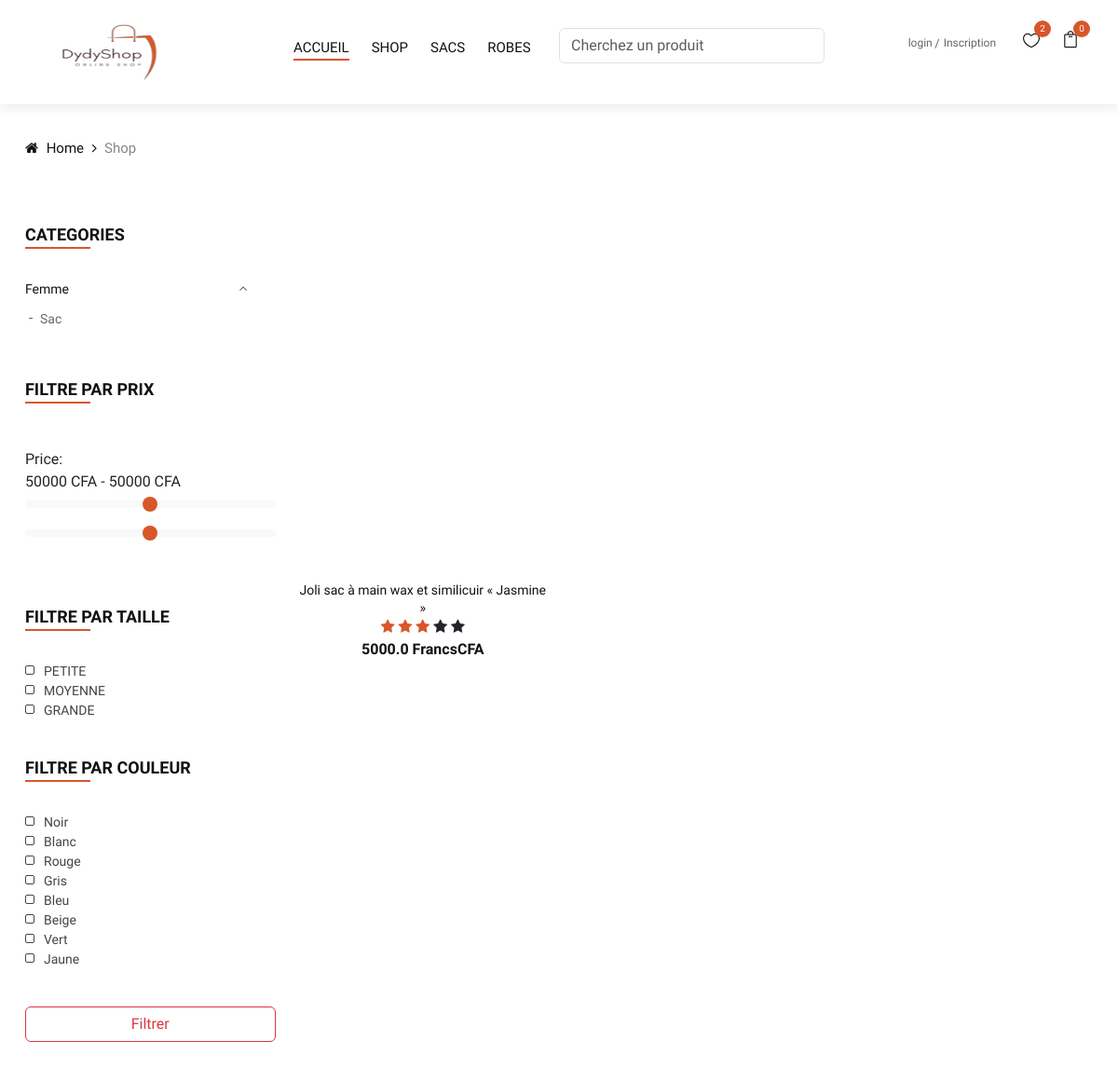
The page /Shop on the database its author committed.
### api/models/model.py (models this page shows, shortened)
class Category(db.Model):
    __tablename__ = "categories"
    id = db.Column(db.Integer, primary_key=True)
    name = db.Column(db.String(200), nullable=False)
    subcategories = db.relationship("SubCategory", backref="category")
    date_created = db.Column(db.DateTime, default=datetime.utcnow)

class SubCategory(db.Model):
    __tablename__ = "sub_categories"
    id = db.Column(db.Integer, primary_key=True)
    name = db.Column(db.String(200), nullable=False)
    category_id = db.Column(db.Integer, db.ForeignKey("categories.id"))
    date_created = db.Column(db.DateTime, default=datetime.utcnow)

class Item(db.Model):
    __tablename__ = "items"
    id = db.Column(db.Integer, primary_key=True)
    title = db.Column(db.String(200), nullable=False)
    description = db.Column(db.Text)
    prix = db.Column(db.Float, nullable=True)
    img_url = db.Column(db.String(255), nullable=True)
    img_title = db.Column(db.String(100), nullable=True)
    date_pub = db.Column(db.DateTime, default=datetime.utcnow)
    published = db.Column(db.Boolean, default=True)
    deleted = db.Column(db.Boolean, default=False)
    nbre_vues = db.Column(db.Integer, default=0)
    favorites = db.relationship("Favorite", backref="item", lazy="dynamic")
    user_id = db.Column(db.Integer, db.ForeignKey("users.id"), nullable=False)
    quantity = db.Column(db.Integer, default=0)
    images = db.relationship("Image", backref="item", lazy=True)
    category_id = db.Column(db.Integer, db.ForeignKey("categories.id"))
    subcategory_id = db.Column(db.Integer, db.ForeignKey("sub_categories.id"))
    color1 = db.Column(db.String(100), nullable=True)
    color2 = db.Column(db.String(100), nullable=True)
    color3 = db.Column(db.String(100), nullable=True)
    size1 = db.Column(db.String(100), nullable=True)
    size2 = db.Column(db.String(100), nullable=True)
    size3 = db.Column(db.String(100), nullable=True)

### api/front.py (the view)
@app.route("/Shop")
def Shop():
    items = getAllAnnoncePublier()
    categories = Category.query.all()
    sous_categories_femmes = SubCategory.query.filter_by(category_id=1).all()
    sous_categories_hommes = SubCategory.query.filter_by(category_id=2).all()
    count = len(items)
    page = request.args.get(get_page_parameter(), type=int, default=1)
    NbreElementParPage = 10
    offset = (page - 1) * NbreElementParPage
    pagination = Pagination(page=page, per_page=NbreElementParPage, total=count)
    items = items[offset : offset + NbreElementParPage]
    return render_template(
        "/pages/shop.html",
        items=items,
        categories=categories,
        icons=icons,
        count=count,
        pagination=pagination,
        sous_categories_femmes=sous_categories_femmes,
        sous_categories_hommes=sous_categories_hommes,
    )

### api/back.py (called while the page is built)
@app.before_request
def check_for_maintenance():
    if maintenance_mode and request.endpoint not in ["maintenance"]:
        return redirect(url_for("maintenance"))
    elif maintenance_mode and request.endpoint == "maintenance":
        return None
    else:
        return None

### api/models/model.py (called while the page is built)
def getAllAnnoncePublier():
    return (
        Item.query.filter(Item.published == True, Item.deleted == False)
        .order_by(desc(Item.date_pub))
        .all()
    )

### api/templates/pages/shop.html (shortened to what this page needs)
{% extends './layout/baseEldy.html' %}
{% block content %}
  <div class="breadcrumb-option">
    <div class="container">
      <div class="row">
        <div class="col-lg-12">
          <div class="breadcrumb__links">
            <a href="./index.html"><i class="fa fa-home"></i> Home</a>
            <span>Shop</span>
          </div>
        </div>
      </div>
    </div>
  </div>
  <section class="shop spad">
    <div class="container">
      <div class="row">
        <div class="col-lg-3 col-md-3">
          <div class="shop__sidebar">
            <div class="sidebar__categories">
              <div class="section-title">
                <h4>Categories</h4>
              </div>
              <div class="categories__accordion">
                <div class="accordion" id="accordionExample">
                  {% for category in categories %}
                    <div class="card">
                      <div class="card-heading active">
                        <a data-toggle="collapse" data-target="#collapse{{ category.id }}">{{ category.name }}</a>
                      </div>
                      <div id="collapse{{ category.id }}" class="collapse show" data-parent="#accordionExample">
                        <div class="card-body">
                          <ul class="list-unstyled">
                            {% for subcategory in category.subcategories %}
                              <li>
                                <a href="{{ url_for('display_Shop', category = category.id, subcategory = subcategory.id) }}" class="text-decoration-none">{{ subcategory.name }}</a>
                              </li>
                            {% endfor %}
                          </ul>
                        </div>
                      </div>
                    </div>
                  {% endfor %}
                </div>
              </div>
            </div>
            <form method="GET" action="{{ url_for('display_Shop') }}">
              <div class="sidebar__filter">
                <div class="section-title">
                  <h4>Filtre Par Prix</h4>
                </div>
                <div>
                  Price:<div class="slider-values">
                    <span id="min-value"></span> CFA - <span id="max-value"></span> CFA
                  </div>
                  <input type="range" id="minamount" class="form-range" min="0" max="100000" step="500" name="min_price" />
                  <input type="range" id="maxamount" class="form-range" min="0" max="100000" step="500" name="max_price" />
                </div>
              </div>
              <div class="sidebar__sizes">
                <div class="section-title">
                  <h4>Filtre Par taille</h4>
                </div>
                <div class="size__list">
                  <label for="xxs">
                    Petite<input type="checkbox" id="xxs" name="size" />
                    <span class="checkmark"></span>
                  </label>
                  <label for="xs">
                    Moyenne<input type="checkbox" id="xs" name="size" />
                    <span class="checkmark"></span>
                  </label>
                  <label for="xss">
                    Grande<input type="checkbox" id="xss" name="size" />
                    <span class="checkmark"></span>
                  </label>
                </div>
              </div>
              <div class="sidebar__color">
                <div class="section-title">
                  <h4>Filtre par Couleur</h4>
                </div>
                <div class="size__list color__list">
                  <label for="black">
                    Noir<input type="checkbox" id="black" value="black" name="color" />
                    <span class="checkmark"></span>
                  </label>
                  <label for="whites">
                    Blanc<input type="checkbox" id="whites" value="white" name="color" />
                    <span class="checkmark"></span>
                  </label>
                  <label for="reds">
                    Rouge<input type="checkbox" id="reds" value="red" name="color" />
                    <span class="checkmark"></span>
                  </label>
                  <label for="greys">
                    Gris<input type="checkbox" id="greys" value="yellows" name="color" />
                    <span class="checkmark"></span>
                  </label>
                  <label for="blues">
                    Bleu<input type="checkbox" id="blues" value="blue" name="color" />
                    <span class="checkmark"></span>
                  </label>
                  <label for="beige">
                    Beige<input type="checkbox" id="beige" value="beige" name="color" />
                    <span class="checkmark"></span>
                  </label>
                  <label for="greens">
                    vert<input type="checkbox" id="greens" value="green" name="color" />
                    <span class="checkmark"></span>
                  </label>
                  <label for="yellows">
                    jaune<input type="checkbox" id="yellows" value="yellow" name="color" />
                    <span class="checkmark"></span>
                  </label>
                </div>
              </div>
              <button class="form-control btn btn-outline-danger" type="submit">Filtrer</button>
            </form>
          </div>
        </div>
        <div class="col-lg-9 col-md-9">
          <div class="row">
            {% for item in items %}
              <div class="col-lg-4 col-md-6">
                <div class="product__item">
                  <div class="product__item__pic set-bg"
                    data-setbg="{% if not item.img_url %}
                      {{ url_for('static', filename = config['NO_PHOTO']) }}
                    {% else %}
                      {{ item.img_url }}
                    {% endif %}">
                    <ul class="product__hover">
                    </ul>
                  </div>
                  <div class="product__item__text">
                    <h6><a href="#">{{ item.title }}</a></h6>
                    <div>
                      <span class="fa fa-star checked"></span>
                      <span class="fa fa-star checked"></span>
                      <span class="fa fa-star checked"></span>
                      <span class="fa fa-star"></span>
                      <span class="fa fa-star"></span>
                    </div>
                    <div class="product__price">{{ item.prix }} FrancsCFA</div>
                  </div>
                </div>
              </div>
            {% endfor %}
          </div>
        </div>
      </div>
    </div>
  </section>
{% endblock %}

### api/templates/layout/baseEldy.html (shortened to what this page needs)
<!DOCTYPE html>
<html lang="zxx">
  <head>
    <link rel="stylesheet" href="https://cdnjs.cloudflare.com/ajax/libs/font-awesome/6.2.1/css/all.min.css" />
    <link href="https://cdn.jsdelivr.net/npm/bootstrap@5.3.0-alpha1/dist/css/bootstrap.min.css" rel="stylesheet">
    <link rel="stylesheet" href="{{ url_for('static',filename='eldyCss/css/font-awesome.min.css') }}" type="text/css" />
    <link rel="stylesheet" href="{{ url_for('static',filename='eldyCss/css/elegant-icons.css') }}" type="text/css" />
    <link rel="stylesheet" href="{{ url_for('static',filename='eldyCss/css/magnific-popup.css') }}" type="text/css" />
    <link rel="stylesheet" href="{{ url_for('static',filename='eldyCss/css/owl.carousel.min.css') }}" type="text/css" />
    <link rel="stylesheet" href="{{ url_for('static',filename='eldyCss/css/slicknav.min.css') }}" type="text/css" />
    <link rel="stylesheet" href="{{ url_for('static',filename='eldyCss/css/style.css') }}" type="text/css" />
  </head>
  <body>
    {% include 'shared/nav_bar.html' %}
    {% block content %}
    {% endblock  %}
  </body>
</html>

### api/templates/shared/nav_bar.html (shortened to what this page needs)
<header class="header">
  <div class="container-fluid">
    <div class="row">
      <div class="col-xl-3 col-lg-2">
        <div class="header__logo d-flex align-items-center">
          <a href="/"><img src="{{ url_for('static', filename = 'eldyCss/img/logo.png') }}" width="150px" height="60px" alt="" /></a>
        </div>
      </div>
      <div class="col-xl-6 col-lg-7">
        <div class="row">
          <nav class="header__menu col-lg-6 mt-2">
            <ul>
              <li class="active">
                <a href="/">Accueil</a>
              </li>
              <li>
                <a href="{{ url_for('Shop') }}">Shop</a>
              </li>
              <li>
                <a href="{{ url_for('display_Shop', subcategory = 1) }}">Sacs</a>
              </li>
              <li>
                <a href="{{ url_for('display_Shop', subcategory = 3) }}">Robes</a>
              </li>
            </ul>
          </nav>
          <form class="form-inline header__menu col-lg-6" method="GET" action="{{ url_for('recherche_annon') }}">
            <input class="form-control mr-sm-2" type="search" name="querygloire" placeholder="Cherchez un produit" />
          </form>
        </div>
      </div>
      <div class="col-lg-3 d-flex justify-content-end ">
        <div class="header__right">
          {% if current_user.is_authenticated %}
            <div class="header__right__auth d-none">
              <a href="{{ url_for('login') }}">login</a>
              <a href="{{ url_for('login') }}">Inscription</a>
            </div>
          {% else %}
            <div class="header__right__auth">
              <a href="{{ url_for('login') }}">login</a>
              <a href="{{ url_for('login') }}">Inscription</a>
            </div>
          {% endif %}
          <ul class="header__right__widget">
            <li>
              <a href="{{ url_for('wishlist') }}">
                <span class="icon_heart_alt"></span>
                <div class="tip" style="background-color: #d85629">2</div>
              </a>
            </li>
            <li>
              <a href="{{ url_for('Panier') }}">
                <span class="icon_bag_alt"></span>
                <div class="tip" style="background-color: #d85629">{{ session['panier']|length }}</div>
              </a>
            </li>
          </ul>
        </div>
      </div>
    </div>
  </div>
</header>

### rows shown on the page
Category: name "Femme"
SubCategory: name "Sac"
Item: title "Joli sac à main wax et similicuir « Jasmine »", prix "5000.0"

### other values the page prints
{{ session['panier']|length }} "0"
